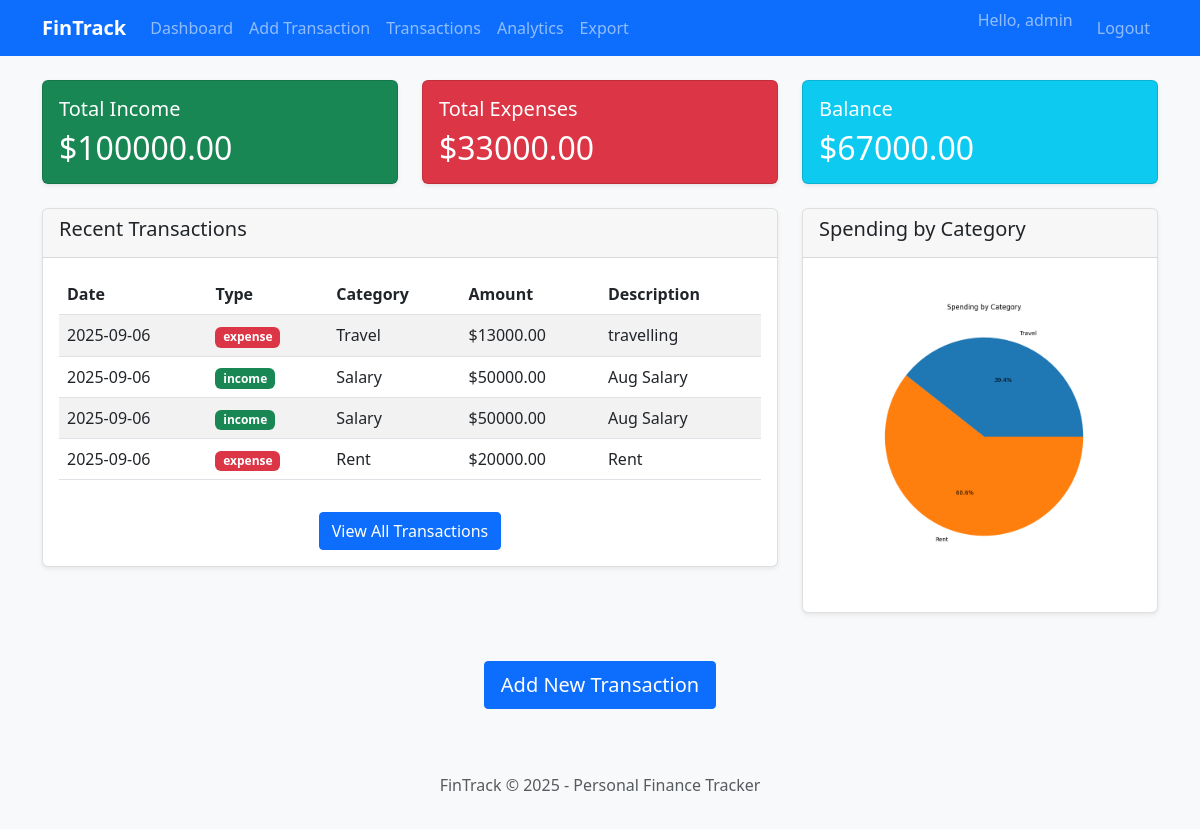
Page /dashboard (signed in) on the committed database.
### models.py (models this page shows, shortened)
class User(UserMixin, db.Model):
    id = db.Column(db.Integer, primary_key=True)
    username = db.Column(db.String(64), unique=True, nullable=False)
    email = db.Column(db.String(120), unique=True, nullable=False)
    password_hash = db.Column(db.String(128))
    created_at = db.Column(db.DateTime, default=datetime.utcnow)
    transactions = db.relationship('Transaction', backref='user', lazy=True)
    categories = db.relationship('Category', backref='user', lazy=True)

class Transaction(db.Model):
    id = db.Column(db.Integer, primary_key=True)
    amount = db.Column(db.Float, nullable=False)
    description = db.Column(db.String(200))
    date = db.Column(db.DateTime, nullable=False, default=datetime.utcnow)
    type = db.Column(db.String(10), nullable=False)  # 'income' or 'expense'
    user_id = db.Column(db.Integer, db.ForeignKey('user.id'), nullable=False)
    category_id = db.Column(db.Integer, db.ForeignKey('category.id'), nullable=False)

class Category(db.Model):
    id = db.Column(db.Integer, primary_key=True)
    name = db.Column(db.String(50), nullable=False)
    type = db.Column(db.String(10), nullable=False)  # 'income' or 'expense'
    user_id = db.Column(db.Integer, db.ForeignKey('user.id'), nullable=False)
    transactions = db.relationship('Transaction', backref='category_rel', lazy=True)

### app.py (the view)
@app.route('/dashboard')
@login_required
def dashboard():
    thirty_days_ago = datetime.now() - timedelta(days=30)
    recent_transactions = Transaction.query.filter(
        Transaction.user_id == current_user.id,
        Transaction.date >= thirty_days_ago
    ).order_by(Transaction.date.desc()).limit(5).all()
    now = datetime.now()
    month_start = datetime(now.year, now.month, 1)
    total_income = db.session.query(db.func.sum(Transaction.amount)).filter(
        Transaction.user_id == current_user.id,
        Transaction.type == 'income',
        Transaction.date >= month_start
    ).scalar() or 0
    total_expenses = db.session.query(db.func.sum(Transaction.amount)).filter(
        Transaction.user_id == current_user.id,
        Transaction.type == 'expense',
        Transaction.date >= month_start
    ).scalar() or 0
    balance = total_income - total_expenses
    analytics_data = generate_analytics_data(current_user.id)
    chart_path = create_spending_chart(current_user.id)
    return render_template('dashboard.html',
                         transactions=recent_transactions,
                         total_income=total_income,
                         total_expenses=total_expenses,
                         balance=balance,
                         analytics=analytics_data,
                         chart_path=chart_path)

### app.py (called while the page is built)
@login_manager.user_loader
@login_manager.user_loader
def load_user(user_id):
    try:
        return User.query.get(int(user_id))
    except (ValueError, TypeError):
        return None

@app.context_processor
def inject_template_vars():
    return {
        'current_year': datetime.now().year,
        'now': datetime.now()
    }

### templates/dashboard.html
{% extends "base.html" %}
{% block content %}
<div class="row">
    <div class="col-md-4 mb-4">
        <div class="card bg-success text-white">
            <div class="card-body">
                <h5 class="card-title">Total Income</h5>
                <h2 class="card-text">${{ "%.2f"|format(total_income) }}</h2>
            </div>
        </div>
    </div>
    <div class="col-md-4 mb-4">
        <div class="card bg-danger text-white">
            <div class="card-body">
                <h5 class="card-title">Total Expenses</h5>
                <h2 class="card-text">${{ "%.2f"|format(total_expenses) }}</h2>
            </div>
        </div>
    </div>
    <div class="col-md-4 mb-4">
        <div class="card bg-info text-white">
            <div class="card-body">
                <h5 class="card-title">Balance</h5>
                <h2 class="card-text">${{ "%.2f"|format(balance) }}</h2>
            </div>
        </div>
    </div>
</div>
<div class="row">
    <div class="col-md-8 mb-4">
        <div class="card">
            <div class="card-header">
                <h5>Recent Transactions</h5>
            </div>
            <div class="card-body">
                {% if transactions %}
                <div class="table-responsive">
                    <table class="table table-striped">
                        <thead>
                            <tr>
                                <th>Date</th>
                                <th>Type</th>
                                <th>Category</th>
                                <th>Amount</th>
                                <th>Description</th>
                            </tr>
                        </thead>
                        <tbody>
                            {% for transaction in transactions %}
                            <tr>
                                <td>{{ transaction.date.strftime('%Y-%m-%d') }}</td>
                                <td>
                                    <span class="badge bg-{{ 'success' if transaction.type == 'income' else 'danger' }}">
                                        {{ transaction.type }}
                                    </span>
                                </td>
                                <td>{{ transaction.category_rel.name }}</td>
                                <td>${{ "%.2f"|format(transaction.amount) }}</td>
                                <td>{{ transaction.description or '-' }}</td>
                            </tr>
                            {% endfor %}
                        </tbody>
                    </table>
                </div>
                <div class="text-center mt-3">
                    <a href="{{ url_for('transactions') }}" class="btn btn-primary">View All Transactions</a>
                </div>
                {% else %}
                <p class="text-center">No transactions yet. <a href="{{ url_for('add_transaction') }}">Add your first transaction</a></p>
                {% endif %}
            </div>
        </div>
    </div>
    <div class="col-md-4 mb-4">
        <div class="card">
            <div class="card-header">
                <h5>Spending by Category</h5>
            </div>
            <div class="card-body">
                {% if chart_path %}
                <img src="{{ url_for('static', filename='charts/chart_' ~ current_user.id ~ '.png') }}" class="img-fluid" alt="Spending Chart">
                {% else %}
                <p class="text-center">No data available for chart</p>
                {% endif %}
            </div>
        </div>
    </div>
</div>
<div class="row mt-4">
    <div class="col-12 text-center">
        <a href="{{ url_for('add_transaction') }}" class="btn btn-primary btn-lg">Add New Transaction</a>
    </div>
</div>
{% endblock %}

### templates/base.html (shortened to what this page needs)
<!DOCTYPE html>
<html lang="en">
<head>
    <link href="https://cdn.jsdelivr.net/npm/bootstrap@5.3.0/dist/css/bootstrap.min.css" rel="stylesheet">
    <link rel="stylesheet" href="{{ url_for('static', filename='css/style.css') }}">
</head>
<body>
    <nav class="navbar navbar-expand-lg navbar-dark bg-primary">
        <div class="container">
            <a class="navbar-brand" href="{{ url_for('index') }}">FinTrack</a>
            <div class="collapse navbar-collapse" id="navbarNav">
                <ul class="navbar-nav me-auto">
                    {% if current_user.is_authenticated %}
                    <li class="nav-item">
                        <a class="nav-link" href="{{ url_for('dashboard') }}">Dashboard</a>
                    </li>
                    <li class="nav-item">
                        <a class="nav-link" href="{{ url_for('add_transaction') }}">Add Transaction</a>
                    </li>
                    <li class="nav-item">
                        <a class="nav-link" href="{{ url_for('transactions') }}">Transactions</a>
                    </li>
                    <li class="nav-item">
                        <a class="nav-link" href="{{ url_for('analytics') }}">Analytics</a>
                    </li>
                    <li class="nav-item">
                        <a class="nav-link" href="{{ url_for('export') }}">Export</a>
                    </li>
                    {% endif %}
                </ul>
                <ul class="navbar-nav">
                    {% if current_user.is_authenticated %}
                    <li class="nav-item">
                        <span class="navbar-text me-3">Hello, {{ current_user.username }}</span>
                    </li>
                    <li class="nav-item">
                        <a class="nav-link" href="{{ url_for('logout') }}">Logout</a>
                    </li>
                    {% endif %}
                </ul>
            </div>
        </div>
    </nav>
    <div class="container mt-4">
        {% block content %}{% endblock %}
    </div>
    <footer class="bg-light text-center text-muted py-3 mt-5">
        <div class="container">
            <p>FinTrack &copy; <span id="current-year"></span> - Personal Finance Tracker</p>
        </div>
    </footer>
</body>
</html>

### static/css/style.css (style rules this page uses)
body { background-color: #f8f9fa; }
.card { box-shadow: 0 0.125rem 0.25rem rgba(0, 0, 0, 0.075); border: 1px solid rgba(0, 0, 0, 0.125); }
.card-header { background-color: rgba(0, 0, 0, 0.03); border-bottom: 1px solid rgba(0, 0, 0, 0.125); }
.navbar-brand { font-weight: bold; }
.table th { border-top: none; }
.btn { border-radius: 0.25rem; }

### rows in the picture
User: username "admin"
Transaction: amount "13000.00"
Transaction: amount "50000.00"
Transaction: amount "50000.00"
Transaction: amount "20000.00"

### other values in the picture
{{ "%.2f"|format(total_income) }} "100000.00"
{{ "%.2f"|format(total_expenses) }} "33000.00"
{{ "%.2f"|format(balance) }} "67000.00"
